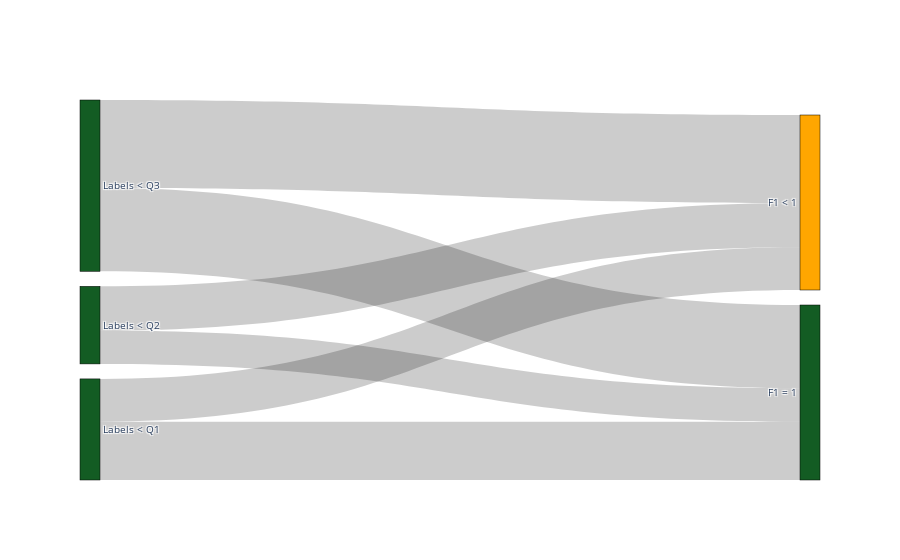

Notebook cell for this chart:
### Code cell
import plotly.graph_objects as go

fig = go.Figure(data=[go.Sankey(
    arrangement = "snap",
    node = dict(
      pad = 15,
      thickness = 20,
      line = dict(color = "black", width = 0.5),
      label = labels,
      color = colors,
      # x = [0, 0, 0, 0, 0, 1, 1, 1],
      # y = [0, ]
    ),
    link = dict(
      source = [pair[0] for pair in pairs],
      target = [pair[1] for pair in pairs],
      value = values,
      # color = link_colors,
      
  ))])

fig.update_layout(title_text="", font_size=10)
fig.show()
# save figure as html
# fig.write_html(f"sankey_entities_{dataset}_{lang}.html")

### Figure 1 — Plotly figure (JSON) as saved in the notebook; plotly's stock layout.template omitted (floating-point values rounded to 4 significant figures)
{"data": [{"arrangement": "snap", "link": {"source": [4, 4, 5, 5, 6, 6, 7, 7], "target": [8, 9, 8, 9, 8, 9, 8, 9], "value": [0.2443, 0.3333, 0.2528, 0.1905, 0.5028, 0.4762, 0, 0]}, "node": {"color": ["blue", "blue", "blue", "blue", "#135c23", "#135c23", "#135c23", "#135c23", "#ffa600", "#135c23", "#7c8a00", "#7c8a00", "#7c8a00", "#7c8a00", "#7c8a00", "#7c8a00"], "label": ["Entities found < Q1", "Entities found < Q2", "Entities found < Q3", "Entities found < Q4", "Labels < Q1", "Labels < Q2", "Labels < Q3", "Labels < Q4", "F1 < 1", "F1 = 1", "BLEU < Q1", "BLEU < Q2", "BLEU < Q3", "BLEU < Q4"], "line": {"color": "black", "width": 0.5}, "pad": 15, "thickness": 20}, "type": "sankey"}], "layout": {"font": {"size": 10}, "title": {"text": ""}}}
